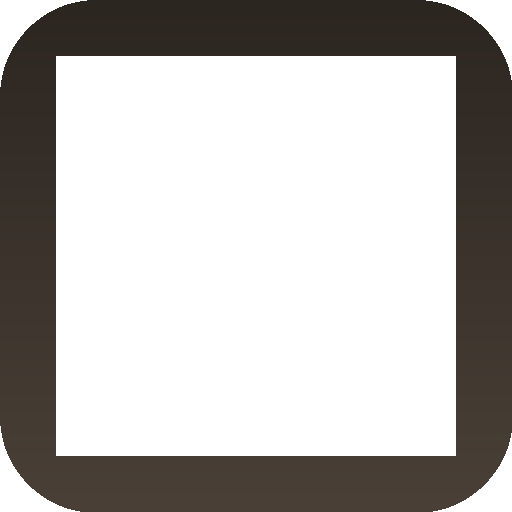
#> input picture store_assets/ic_launcher_512.png, 512 x 512 px, found by its file name
$ python generate_app_icons.py
#> lines starting #> are read from the running program, lines starting #| are printed output that depends on the picture
import os
from PIL import Image

def generate_launcher_icons():
    src_icon = "/Users/user/solimus_coproprietaire/store_assets/ic_launcher_512.png"
    if not os.path.exists(src_icon):
        print("Source icon not found!")
        return

    base_res = "/Users/user/solimus_coproprietaire/android/app/src/main/res"

    sizes = {
        "mipmap-mdpi": (48, 48),
        "mipmap-hdpi": (72, 72),
        "mipmap-xhdpi": (96, 96),
        "mipmap-xxhdpi": (144, 144),
        "mipmap-xxxhdpi": (192, 192)
    }

    img = Image.open(src_icon).convert("RGBA")
#> img is the input picture: PIL image 512x512 RGBA; mean R, G, B, A 176.7, 173.8, 171.3, 247.5

    for folder, size in sizes.items():
        folder_path = os.path.join(base_res, folder)
        os.makedirs(folder_path, exist_ok=True)

        resized_img = img.resize(size, Image.Resampling.LANCZOS)

        target_png = os.path.join(folder_path, "ic_launcher.png")
        resized_img.save(target_png, "PNG")
        print(f"Saved {target_png} ({size[0]}x{size[1]})")
#> this loop made 5 passes
#> pass 1, in generate_launcher_icons, `resized_img = img.resize(size, Image.Resampling.LANCZOS)`:
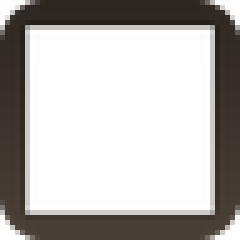
#> resized_img: PIL image 48x48 RGBA (shown 5 times larger); mean R, G, B, A 177.1, 174, 171.3, 247.6; transparent parts drawn white
#> pass 2, in generate_launcher_icons, `resized_img = img.resize(size, Image.Resampling.LANCZOS)`:
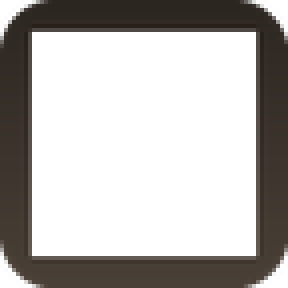
#> resized_img: PIL image 72x72 RGBA (shown 4 times larger); mean R, G, B, A 177.4, 174.4, 171.8, 247.6; transparent parts drawn white
#> pass 3, in generate_launcher_icons, `resized_img = img.resize(size, Image.Resampling.LANCZOS)`:
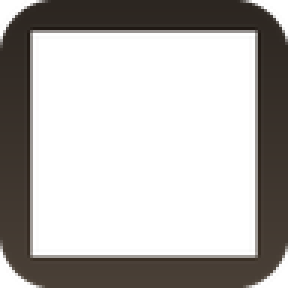
#> resized_img: PIL image 96x96 RGBA (shown 3 times larger); mean R, G, B, A 176.8, 173.8, 171.2, 247.6; transparent parts drawn white

if __name__ == "__main__":
    generate_launcher_icons()
